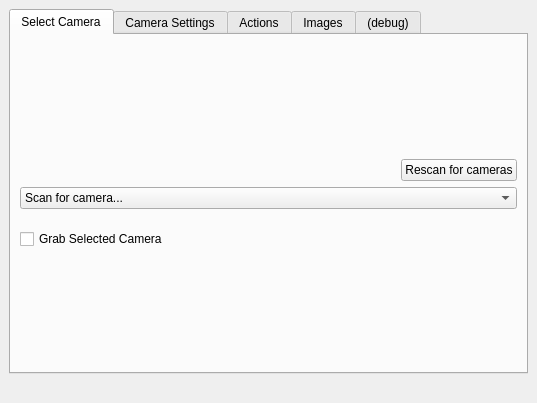
<ui version="4.0" >
 <class>CamtoolMainWidget</class>
 <widget class="QMainWindow" name="CamtoolMainWidget" >
  <property name="geometry" >
   <rect>
    <x>0</x>
    <y>0</y>
    <width>537</width>
    <height>403</height>
   </rect>
  </property>
  <property name="windowTitle" >
   <string>Camera Control</string>
  </property>
  <widget class="QWidget" name="centralwidget" >
   <layout class="QVBoxLayout" name="verticalLayout" >
    <item>
     <widget class="QTabWidget" name="tabWidget" >
      <property name="sizePolicy" >
       <sizepolicy vsizetype="MinimumExpanding" hsizetype="MinimumExpanding" >
        <horstretch>0</horstretch>
        <verstretch>0</verstretch>
       </sizepolicy>
      </property>
      <property name="currentIndex" >
       <number>0</number>
      </property>
      <widget class="QWidget" name="tab" >
       <attribute name="title" >
        <string>Select Camera</string>
       </attribute>
       <layout class="QVBoxLayout" name="verticalLayout_2" >
        <item>
         <spacer name="verticalSpacer_3" >
          <property name="orientation" >
           <enum>Qt::Vertical</enum>
          </property>
          <property name="sizeHint" stdset="0" >
           <size>
            <width>442</width>
            <height>45</height>
           </size>
          </property>
         </spacer>
        </item>
        <item>
         <layout class="QHBoxLayout" name="horizontalLayout" >
          <item>
           <spacer name="horizontalSpacer" >
            <property name="orientation" >
             <enum>Qt::Horizontal</enum>
            </property>
            <property name="sizeHint" stdset="0" >
             <size>
              <width>40</width>
              <height>20</height>
             </size>
            </property>
           </spacer>
          </item>
          <item>
           <widget class="QPushButton" name="rescan_button" >
            <property name="text" >
             <string>Rescan for cameras</string>
            </property>
           </widget>
          </item>
         </layout>
        </item>
        <item>
         <widget class="QComboBox" name="camera_list_box" >
          <property name="sizePolicy" >
           <sizepolicy vsizetype="Fixed" hsizetype="MinimumExpanding" >
            <horstretch>0</horstretch>
            <verstretch>0</verstretch>
           </sizepolicy>
          </property>
          <property name="toolTip" >
           <string>Select the camera to use from this menu.</string>
          </property>
          <item>
           <property name="text" >
            <string>Scan for camera...</string>
           </property>
          </item>
         </widget>
        </item>
        <item>
         <spacer name="verticalSpacer" >
          <property name="orientation" >
           <enum>Qt::Vertical</enum>
          </property>
          <property name="sizeType" >
           <enum>QSizePolicy::Fixed</enum>
          </property>
          <property name="sizeHint" stdset="0" >
           <size>
            <width>442</width>
            <height>14</height>
           </size>
          </property>
         </spacer>
        </item>
        <item>
         <widget class="QCheckBox" name="grab_check_box" >
          <property name="sizePolicy" >
           <sizepolicy vsizetype="Fixed" hsizetype="MinimumExpanding" >
            <horstretch>0</horstretch>
            <verstretch>0</verstretch>
           </sizepolicy>
          </property>
          <property name="toolTip" >
           <string>Check this box to grab the camera for use.</string>
          </property>
          <property name="text" >
           <string>Grab Selected Camera</string>
          </property>
         </widget>
        </item>
        <item>
         <spacer name="verticalSpacer_2" >
          <property name="orientation" >
           <enum>Qt::Vertical</enum>
          </property>
          <property name="sizeHint" stdset="0" >
           <size>
            <width>442</width>
            <height>94</height>
           </size>
          </property>
         </spacer>
        </item>
       </layout>
      </widget>
      <widget class="QWidget" name="tab_2" >
       <attribute name="title" >
        <string>Camera Settings</string>
       </attribute>
       <layout class="QVBoxLayout" name="verticalLayout_5" >
        <item>
         <widget class="QToolBox" name="toolBox" >
          <property name="currentIndex" >
           <number>0</number>
          </property>
          <widget class="QWidget" name="page" >
           <property name="geometry" >
            <rect>
             <x>0</x>
             <y>0</y>
             <width>483</width>
             <height>235</height>
            </rect>
           </property>
           <attribute name="label" >
            <string>Exposure</string>
           </attribute>
           <layout class="QFormLayout" name="formLayout" >
            <item row="0" column="0" >
             <widget class="QLabel" name="label_5" >
              <property name="text" >
               <string>Exposure Program Mode</string>
              </property>
             </widget>
            </item>
            <item row="0" column="1" >
             <widget class="QComboBox" name="exposure_program_box" >
              <property name="enabled" >
               <bool>false</bool>
              </property>
             </widget>
            </item>
            <item row="1" column="0" >
             <widget class="QLabel" name="label" >
              <property name="text" >
               <string>ISO</string>
              </property>
             </widget>
            </item>
            <item row="1" column="1" >
             <widget class="QComboBox" name="set_iso_box" >
              <property name="enabled" >
               <bool>false</bool>
              </property>
             </widget>
            </item>
            <item row="2" column="0" >
             <widget class="QLabel" name="label_3" >
              <property name="text" >
               <string>Aperture (f-number)</string>
              </property>
             </widget>
            </item>
            <item row="2" column="1" >
             <widget class="QComboBox" name="set_aperture_box" >
              <property name="enabled" >
               <bool>false</bool>
              </property>
             </widget>
            </item>
            <item row="3" column="0" >
             <widget class="QLabel" name="label_4" >
              <property name="text" >
               <string>Exposure time</string>
              </property>
             </widget>
            </item>
            <item row="3" column="1" >
             <widget class="QComboBox" name="set_exposure_time_box" >
              <property name="enabled" >
               <bool>false</bool>
              </property>
             </widget>
            </item>
           </layout>
          </widget>
          <widget class="QWidget" name="page_2" >
           <property name="geometry" >
            <rect>
             <x>0</x>
             <y>0</y>
             <width>347</width>
             <height>74</height>
            </rect>
           </property>
           <attribute name="label" >
            <string>Other</string>
           </attribute>
           <layout class="QFormLayout" name="formLayout_2" >
            <item row="0" column="0" >
             <widget class="QLabel" name="label_6" >
              <property name="text" >
               <string>Flash Mode</string>
              </property>
             </widget>
            </item>
            <item row="0" column="1" >
             <widget class="QComboBox" name="flash_mode_box" >
              <property name="enabled" >
               <bool>false</bool>
              </property>
              <property name="minimumContentsLength" >
               <number>24</number>
              </property>
             </widget>
            </item>
            <item row="1" column="0" >
             <widget class="QLabel" name="label_8" >
              <property name="text" >
               <string>Focus Mode</string>
              </property>
             </widget>
            </item>
            <item row="1" column="1" >
             <widget class="QComboBox" name="focus_mode_box" >
              <property name="enabled" >
               <bool>false</bool>
              </property>
              <property name="minimumContentsLength" >
               <number>24</number>
              </property>
             </widget>
            </item>
           </layout>
          </widget>
         </widget>
        </item>
       </layout>
      </widget>
      <widget class="QWidget" name="tab_3" >
       <attribute name="title" >
        <string>Actions</string>
       </attribute>
       <widget class="QPushButton" name="action_capture_button" >
        <property name="geometry" >
         <rect>
          <x>30</x>
          <y>30</y>
          <width>113</width>
          <height>32</height>
         </rect>
        </property>
        <property name="text" >
         <string>Capture</string>
        </property>
       </widget>
      </widget>
      <widget class="QWidget" name="tab_4" >
       <attribute name="title" >
        <string>Images</string>
       </attribute>
       <layout class="QVBoxLayout" name="verticalLayout_7" >
        <item>
         <widget class="QListWidget" name="images_list" >
          <property name="contextMenuPolicy" >
           <enum>Qt::DefaultContextMenu</enum>
          </property>
         </widget>
        </item>
        <item>
         <layout class="QHBoxLayout" name="horizontalLayout_6" >
          <item>
           <spacer name="horizontalSpacer_2" >
            <property name="orientation" >
             <enum>Qt::Horizontal</enum>
            </property>
            <property name="sizeHint" stdset="0" >
             <size>
              <width>40</width>
              <height>20</height>
             </size>
            </property>
           </spacer>
          </item>
          <item>
           <widget class="QPushButton" name="refresh_button" >
            <property name="enabled" >
             <bool>false</bool>
            </property>
            <property name="text" >
             <string>Refresh</string>
            </property>
           </widget>
          </item>
         </layout>
        </item>
       </layout>
      </widget>
      <widget class="QWidget" name="tab_5" >
       <attribute name="title" >
        <string>(debug)</string>
       </attribute>
       <layout class="QVBoxLayout" name="verticalLayout_4" >
        <item>
         <layout class="QHBoxLayout" name="horizontalLayout_2" >
          <item>
           <widget class="QLineEdit" name="logfile_path" />
          </item>
          <item>
           <widget class="QCommandLinkButton" name="select_logfile_button" >
            <property name="sizePolicy" >
             <sizepolicy vsizetype="Fixed" hsizetype="Preferred" >
              <horstretch>0</horstretch>
              <verstretch>0</verstretch>
             </sizepolicy>
            </property>
            <property name="toolTip" >
             <string>Select a debug log file to enable logging and debug output.</string>
            </property>
            <property name="text" >
             <string>Select debug file</string>
            </property>
           </widget>
          </item>
         </layout>
        </item>
        <item>
         <layout class="QHBoxLayout" name="horizontalLayout_3" >
          <item>
           <widget class="QGroupBox" name="groupBox" >
            <property name="toolTip" >
             <string>These buttons cause interesting dumps to be sent to the log file.</string>
            </property>
            <property name="title" >
             <string>Debug Dumps</string>
            </property>
            <property name="flat" >
             <bool>false</bool>
            </property>
            <property name="checkable" >
             <bool>false</bool>
            </property>
            <layout class="QVBoxLayout" name="verticalLayout_3" >
             <item>
              <widget class="QPushButton" name="dump_device_button" >
               <property name="text" >
                <string>Device</string>
               </property>
              </widget>
             </item>
             <item>
              <widget class="QPushButton" name="dump_capabilities_button" >
               <property name="text" >
                <string>Capabilities</string>
               </property>
              </widget>
             </item>
             <item>
              <widget class="QPushButton" name="dump_data_button" >
               <property name="text" >
                <string>Data</string>
               </property>
              </widget>
             </item>
             <item>
              <widget class="QLineEdit" name="dump_generic_entry" />
             </item>
             <item>
              <widget class="QPushButton" name="dump_generic_button" >
               <property name="text" >
                <string>...generic...</string>
               </property>
              </widget>
             </item>
            </layout>
           </widget>
          </item>
          <item>
           <widget class="QGroupBox" name="groupBox_2" >
            <property name="sizePolicy" >
             <sizepolicy vsizetype="Preferred" hsizetype="Expanding" >
              <horstretch>0</horstretch>
              <verstretch>0</verstretch>
             </sizepolicy>
            </property>
            <property name="title" >
             <string>PTP Property</string>
            </property>
            <layout class="QVBoxLayout" name="verticalLayout_6" >
             <item>
              <layout class="QHBoxLayout" name="horizontalLayout_4" >
               <item>
                <widget class="QPushButton" name="debug_ptp_get_button" >
                 <property name="text" >
                  <string>get</string>
                 </property>
                </widget>
               </item>
               <item>
                <widget class="QPushButton" name="debug_ptp_set_button" >
                 <property name="text" >
                  <string>set</string>
                 </property>
                </widget>
               </item>
               <item>
                <widget class="QPushButton" name="debug_ptp_describe_button" >
                 <property name="text" >
                  <string>describe</string>
                 </property>
                </widget>
               </item>
              </layout>
             </item>
             <item>
              <layout class="QHBoxLayout" name="horizontalLayout_5" >
               <item>
                <widget class="QLineEdit" name="debug_ptp_code_entry" >
                 <property name="sizePolicy" >
                  <sizepolicy vsizetype="Fixed" hsizetype="Minimum" >
                   <horstretch>0</horstretch>
                   <verstretch>0</verstretch>
                  </sizepolicy>
                 </property>
                 <property name="toolTip" >
                  <string>Code for property to get/set.</string>
                 </property>
                </widget>
               </item>
               <item>
                <widget class="QComboBox" name="debug_ptp_type_box" >
                 <property name="toolTip" >
                  <string>Type of property to get/set.</string>
                 </property>
                 <item>
                  <property name="text" >
                   <string>INT8</string>
                  </property>
                 </item>
                 <item>
                  <property name="text" >
                   <string>UINT8</string>
                  </property>
                 </item>
                 <item>
                  <property name="text" >
                   <string>INT16</string>
                  </property>
                 </item>
                 <item>
                  <property name="text" >
                   <string>UINT16</string>
                  </property>
                 </item>
                 <item>
                  <property name="text" >
                   <string>INT32</string>
                  </property>
                 </item>
                 <item>
                  <property name="text" >
                   <string>UINT32</string>
                  </property>
                 </item>
                 <item>
                  <property name="text" >
                   <string>INT64</string>
                  </property>
                 </item>
                 <item>
                  <property name="text" >
                   <string>UINT64</string>
                  </property>
                 </item>
                 <item>
                  <property name="text" >
                   <string>INT128</string>
                  </property>
                 </item>
                 <item>
                  <property name="text" >
                   <string>UINT128</string>
                  </property>
                 </item>
                </widget>
               </item>
              </layout>
             </item>
             <item>
              <widget class="QLineEdit" name="debug_ptp_value_entry" >
               <property name="toolTip" >
                <string>Literal value of the property.</string>
               </property>
              </widget>
             </item>
             <item>
              <widget class="QLineEdit" name="debug_ptp_rc_entry" >
               <property name="toolTip" >
                <string>Return code from get/set.</string>
               </property>
               <property name="readOnly" >
                <bool>true</bool>
               </property>
              </widget>
             </item>
            </layout>
           </widget>
          </item>
         </layout>
        </item>
        <item>
         <spacer name="verticalSpacer_4" >
          <property name="orientation" >
           <enum>Qt::Vertical</enum>
          </property>
          <property name="sizeHint" stdset="0" >
           <size>
            <width>20</width>
            <height>40</height>
           </size>
          </property>
         </spacer>
        </item>
       </layout>
       <zorder>verticalSpacer_4</zorder>
       <zorder></zorder>
      </widget>
     </widget>
    </item>
    <item>
     <widget class="QLabel" name="camera_label" >
      <property name="sizePolicy" >
       <sizepolicy vsizetype="Preferred" hsizetype="Expanding" >
        <horstretch>0</horstretch>
        <verstretch>0</verstretch>
       </sizepolicy>
      </property>
      <property name="text" >
       <string>&lt;current camera></string>
      </property>
     </widget>
    </item>
   </layout>
   <zorder>camera_label</zorder>
   <zorder>tabWidget</zorder>
  </widget>
 </widget>
 <resources/>
 <connections/>
</ui>
